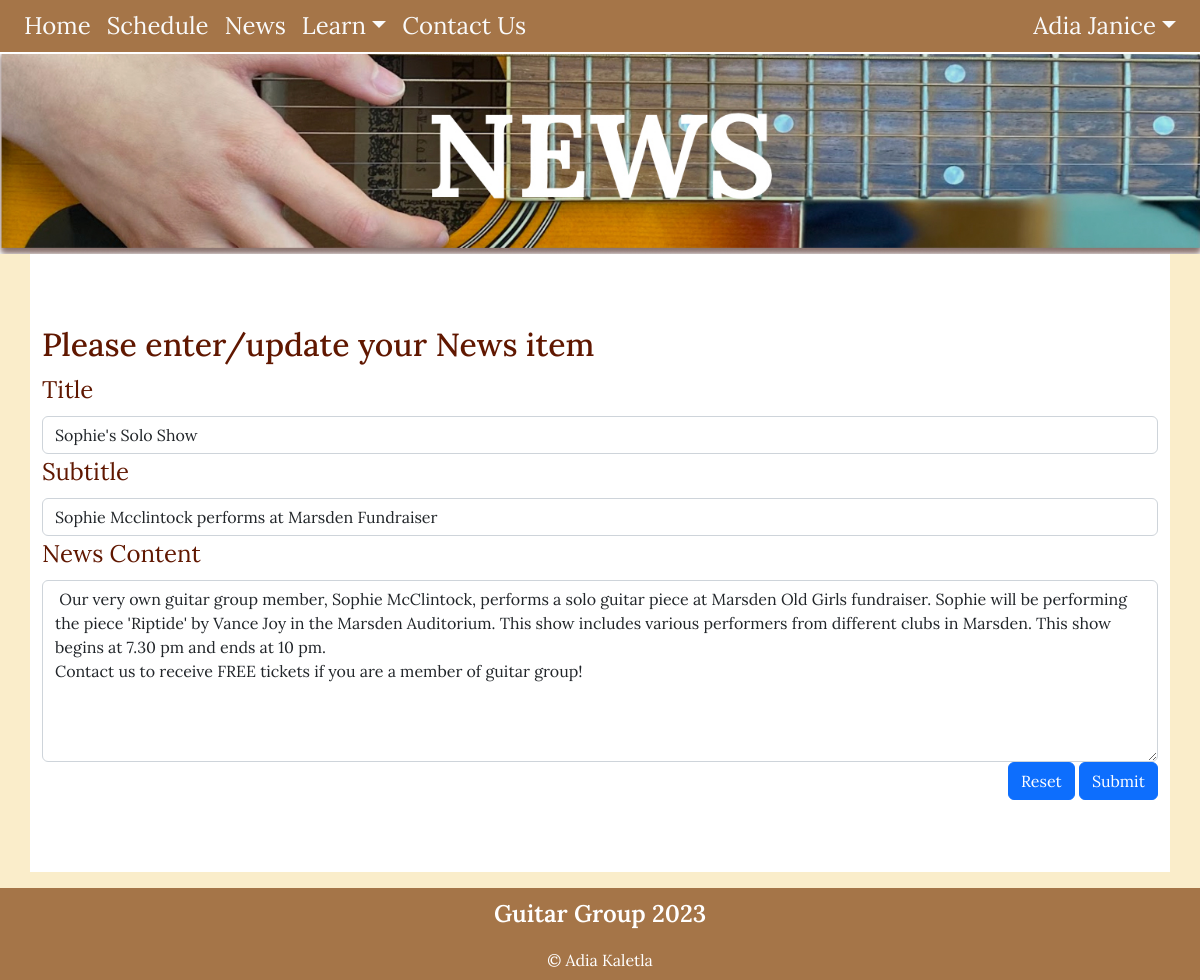
Screenshot of /news_cud?id=4&task=update (signed in) with the database file from the repository.
### tables this page shows
CREATE TABLE news(
    news_id integer primary key autoincrement not null,
    title text not null unique,
    subtitle text not null unique,
    content text not null unique,
    newsdate date not null,
    member_id integer,
    foreign key(member_id) references member(member_id)
);

### server.py (the view, shortened to what this page needs)
@app.route('/news_cud', methods=['GET', 'POST'])
def news_cud():
    data = request.args
    required_keys = ['id', 'task']
    for k in required_keys:
        if k not in data.keys():
            message = "Do not know what to do with create read update on news (key not present)"
            return render_template('error.html', message=message)
    if request.method == "GET":
        if data['task'] == 'delete':
            sql = "delete from comments where news_tag_id = ?"
            values_tuple = (data['id'],)
            run_commit_query(sql, values_tuple, db_path)
            sql = "delete from news where news_id = ?"
            values_tuple = (data['id'],)
            run_commit_query(sql, values_tuple, db_path)
            return redirect(url_for('news'))
        elif data['task'] == 'update':
            sql = """ select title, subtitle, content from news where news_id=?"""
            values_tuple = (data['id'],)
            result = run_search_query_tuples(sql, values_tuple, db_path, True)
            result = result[0]
            return render_template("news_cud.html",
                                   **result,
                                   id=data['id'],
                                   task=data['task'])
        elif data['task'] == 'comment':
            temp = {'content': 'Test Comment'}
            return render_template("news_cud.html",
                                   id=data['id'],
                                   task=data['task'],
                                   content=temp['content'])
        else:
            message = "Unrecognised task coming from news page"
            return render_template('error.html', message=message)
    return render_template("news_cud.html")

### db_functions.py (called while the page is built)
def run_search_query_tuples(sql_query, values_tuple, file_path, rowfactory=False):
    try:
        db = sqlite3.connect(file_path)
        if rowfactory:
            db.row_factory = sqlite3.Row
        cursor = db.cursor()
        cursor.execute(sql_query, values_tuple)
        result = cursor.fetchall()
        cursor.close()
    except sqlite3.Error as error:
        print("Error running search query tuples: {}".format(error))
        return None
    db.close()
    if result is None:
        print("No search values were found")
    return result

### templates/news_cud.html (shortened to what this page needs)
{% extends "layout.html" %}
{% block banner%}
static/images/newsbanner.jpg
{% endblock %}
{% block content%}
<div class="container-lg py-sm-5 py-1">
    <div class="news p=4 my-4">
        {% if task == 'comment' %}
            <h2>Please enter your comments</h2>
        {% else %}
            <h2>Please enter/update your News item</h2>
        {% endif %}
        <form action="{{url_for('news_cud', id=id, task=task)}}" method="POST">
            {% if task == 'comment' %}
                <div>
                    <label for="comment" class="form-label">Comment</label>
                    <textarea class="form-control" id="comment" name="content" rows="7" required> {{content}} </textarea>
                </div>
            {% else %}
                <div>
                    <label for="title" class="form-label">Title</label>
                    <input type="text" class="form-control" id="title" name="title" placeholder="" value="{{title}}" required>
                </div>
                <div>
                    <label for="subtitle" class="form-label">Subtitle</label>
                    <input type="text" class="form-control" id="subtitle" name="subtitle" placeholder="" value="{{subtitle}}" required>
                </div>
                <div>
                    <label for="content" class="form-label">News Content</label>
                    <textarea class="form-control" id="content" name="content" rows="7" required> {{content}} </textarea>
                </div>
            {% endif %}
            <div class="text-end">
                <button type="reset" class="btn btn-primary"> Reset </button>
                <button type="submit" class="btn btn-primary"> Submit </button>
            </div>
        </form>
    </div>
</div>
{% endblock %}

### static/styles.css (style rules this page uses)
:root { --dutch-white: rgb(250, 237, 202); --charcol: rgb(54, 70, 82); --chamoisee: rgb(165, 117, 72); --black-bean: rgb(43, 5, 4); --blood-red: rgb(96, 23, 0); }
body { font-family: 'Lora', sans-serif; font-size: 100%; background-color: var(--dutch-white); }
.body-text, label { font-size: 1.5em; text-align: center; color:var(--blood-red); }
.contact-text, label { font-size: 1.5em; text-align: left; font-weight: 400; color:var(--blood-red); }
h2 { font-size: 2em; color:var(--blood-red); text-align: left; font-weight: 500; }
.container-lg { background-color:rgb(255,255,255); overflow: auto; }

### rows the page displays
news: title "Sophie's Solo Show", subtitle "Sophie Mcclintock performs at Marsden Fundraiser", content "Our very own guitar group member, Sophie McClintock, performs a solo guitar piece at Marsden Old Girls fundraiser. Sophie will be performing the piece 'Riptide' by Vance Joy in the Marsden Auditorium. This show includes various performers from different clubs in Marsden. This show begins at 7.30 pm and ends at 10 pm. Contact us to receive FREE tickets if you are a member of guitar group!"

### other values shown
{{ session['name'] }} "Adia Janice"
